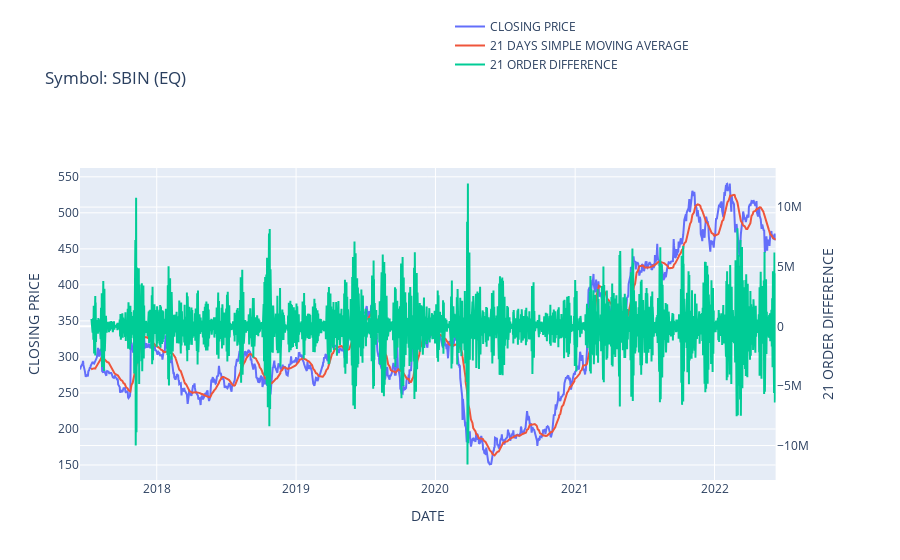

Notebook source saved alongside this figure:
### Code cell
# Create figure with secondary y-axis
fig = make_subplots(specs=[[{"secondary_y": True}]])

# Add traces
fig.add_trace(
    go.Scatter(x=this_stock_data.index, y=this_stock_data['CH_CLOSING_PRICE'], name="CLOSING PRICE"),
    secondary_y=False,
)

fig.add_trace(
    go.Scatter(x=this_stock_data.index, y=this_stock_data['SMA_'+ str(k)], name=str(n) + " DAYS SIMPLE MOVING AVERAGE"),
    secondary_y=False,
)

fig.add_trace(
    go.Scatter(x=this_stock_data.index, y=this_stock_data['DIFF_'+ str(k)], name=str(k) + " ORDER DIFFERENCE"),
    secondary_y=True,
)

# Add figure title
fig.update_layout(
    title_text="Symbol: " + symbol + " (" + series + ")",
    legend=dict(yanchor="top", y=1.5, xanchor="left", x=0.5)
)

# Set x-axis title
fig.update_xaxes(title_text="DATE")

# Set y-axes titles
fig.update_yaxes(title_text="CLOSING PRICE", secondary_y=False)
fig.update_yaxes(title_text=str(k) + " ORDER DIFFERENCE", secondary_y=True)

fig.show()

### Figure 1 — Plotly figure (JSON) as saved in the notebook; plotly's stock layout.template omitted (floating-point values rounded to 4 significant figures; data arrays with more than 128 entries replaced by an {"elided": "..."} marker saying what was removed)
{"data": [{"name": "CLOSING PRICE", "type": "scatter", "x": {"elided": "1268 str values"}, "xaxis": "x", "y": {"elided": "1268 float values"}, "yaxis": "y"}, {"name": "21 DAYS SIMPLE MOVING AVERAGE", "type": "scatter", "x": {"elided": "1268 str values"}, "xaxis": "x", "y": {"elided": "1268 float values"}, "yaxis": "y"}, {"name": "21 ORDER DIFFERENCE", "type": "scatter", "x": {"elided": "1268 str values"}, "xaxis": "x", "y": {"elided": "1268 float values"}, "yaxis": "y2"}], "layout": {"autosize": true, "legend": {"x": 0.5, "xanchor": "left", "y": 1.5, "yanchor": "top"}, "title": {"text": "Symbol: SBIN (EQ)"}, "xaxis": {"anchor": "y", "autorange": true, "domain": [0, 0.94], "range": ["2017-06-14", "2022-06-10"], "title": {"text": "DATE"}, "type": "date"}, "yaxis": {"anchor": "x", "autorange": true, "domain": [0, 1], "range": [129.2, 562.2], "title": {"text": "CLOSING PRICE"}, "type": "linear"}, "yaxis2": {"anchor": "x", "autorange": true, "overlaying": "y", "range": [-12890000.0, 13280000.0], "side": "right", "title": {"text": "21 ORDER DIFFERENCE"}, "type": "linear"}}}
